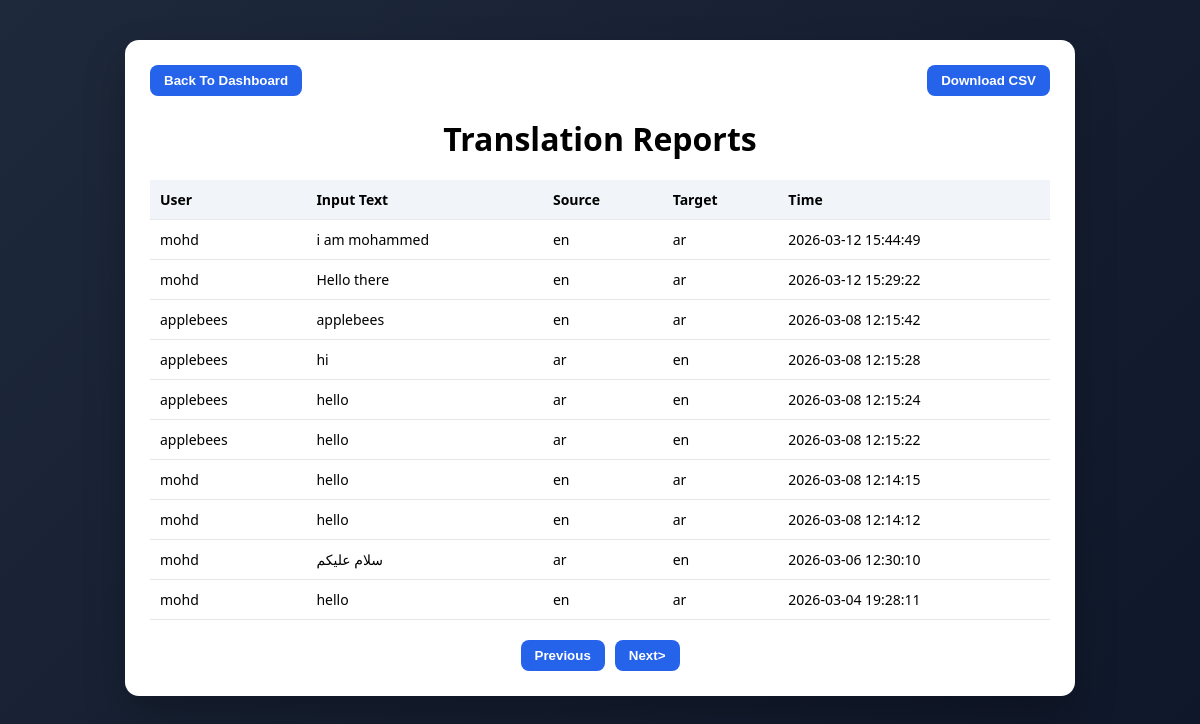
The app's page /reports?page=0 (signed in) with its own data.
### tables this page shows
CREATE TABLE translation_logs (
      id INTEGER PRIMARY KEY AUTOINCREMENT,
      user_id INTEGER,
      input_text TEXT,
      source TEXT,
      target TEXT,
      timestamp DATETIME DEFAULT CURRENT_TIMESTAMP,
      FOREIGN KEY(user_id) REFERENCES users(id)
    );

CREATE TABLE users (
      id INTEGER PRIMARY KEY AUTOINCREMENT,
      username TEXT UNIQUE NOT NULL,
      email TEXT,
      password TEXT NOT NULL,
      is_admin INTEGER DEFAULT 1
    );

### app.py (the view)
@app.route("/reports")
def reports():
  if session.get("is_admin") != 1:
    return "forbidden", 403
  page = request.args.get("page", 1, type=int)
  per_page = 10
  offset = (page - 1) * per_page
  conn = sqlite3.connect("users.db")
  cursor = conn.cursor()
  cursor.execute("""
    SELECT users.username, translation_logs.input_text,
      translation_logs.source, translation_logs.target,
      translation_logs.timestamp
    FROM translation_logs
    JOIN users ON translation_logs.user_id = users.id
    ORDER BY translation_logs.timestamp DESC
    LIMIT ? OFFSET ?
  """, (per_page, offset))
  logs = cursor.fetchall()
  conn.close()
  return render_template("reports.html", logs=logs, page=page)

### templates/reports.html (shortened to what this page needs)
<!DOCTYPE html>
<html lang="en">
<head>
  <link rel="stylesheet" href="{{ url_for('static', filename='reports.css') }}">
</head>
<body>
<div class="container">
  <div class="top-bar">
    <button onclick="window.location.href='/admin-dashboard'">Back To Dashboard</button>
    <a href="/download-logs">
      <button>Download CSV</button>
    </a>
  </div>
  <h1>Translation Reports</h1>
  <table>
    <thead>
      <tr>
        <th>User</th>
        <th>Input Text</th>
        <th>Source</th>
        <th>Target</th>
        <th>Time</th>
      </tr>
    </thead>
    <tbody>
      {% for log in logs %}
      <tr>
        <td>{{ log[0] }}</td>
        <td>{{ log[1] }}</td>
        <td>{{ log[2] }}</td>
        <td>{{ log[3] }}</td>
        <td>{{ log[4] }}</td>
      </tr>
      {% endfor %}
    </tbody>
  </table>
  <div class="pagination">
    <button onclick="window.location.href='/reports?page={{ page-1 }}'">Previous</button>
    <button onclick="window.location.href='/reports?page={{ page+1 }}'">Next></button>
  </div>
</div>
<body>

### static/reports.css (style rules this page uses)
body { font-family: "Segoe UI", Tahoma, Geneva, Verdana, sans-serif; background: linear-gradient(135deg,#1e293b,#0f172a); margin:0; padding:40px; display:flex; justify-content:center; }
.container { background:white; width:900px; border-radius:14px; padding:25px; box-shadow:0 20px 40px rgba(0,0,0,0.25); }
h1 { text-align:center; margin-bottom:20px; }
table { width:100%; border-collapse:collapse; }
th, td { padding:10px; border-bottom:1px solid #e5e7eb; text-align:left; font-size:14px; }
th { background:#f1f5f9; }
.pagination { margin-top:20px; display:flex; justify-content:center; gap:10px; }
button { padding:8px 14px; border:none; border-radius:8px; background:#2563eb; color:white; font-weight:600; cursor:pointer; }
.top-bar { display:flex; justify-content:space-between; margin-bottom:15px; }

### records on screen
translation_logs: username "mohd", input_text "i am mohammed", source "en", target "ar", timestamp "2026-03-12 15:44:49"
translation_logs: username "mohd", input_text "Hello there", source "en", target "ar", timestamp "2026-03-12 15:29:22"
translation_logs: username "applebees", input_text "applebees", source "en", target "ar", timestamp "2026-03-08 12:15:42"
translation_logs: username "applebees", input_text "hi", source "ar", target "en", timestamp "2026-03-08 12:15:28"
translation_logs: username "applebees", input_text "hello", source "ar", target "en", timestamp "2026-03-08 12:15:24"
translation_logs: username "applebees", input_text "hello", source "ar", target "en", timestamp "2026-03-08 12:15:22"
translation_logs: username "mohd", input_text "hello", source "en", target "ar", timestamp "2026-03-08 12:14:15"
translation_logs: username "mohd", input_text "hello", source "en", target "ar", timestamp "2026-03-08 12:14:12"
translation_logs: username "mohd", input_text "سلام عليكم", source "ar", target "en", timestamp "2026-03-06 12:30:10"
translation_logs: username "mohd", input_text "hello", source "en", target "ar", timestamp "2026-03-04 19:28:11"
